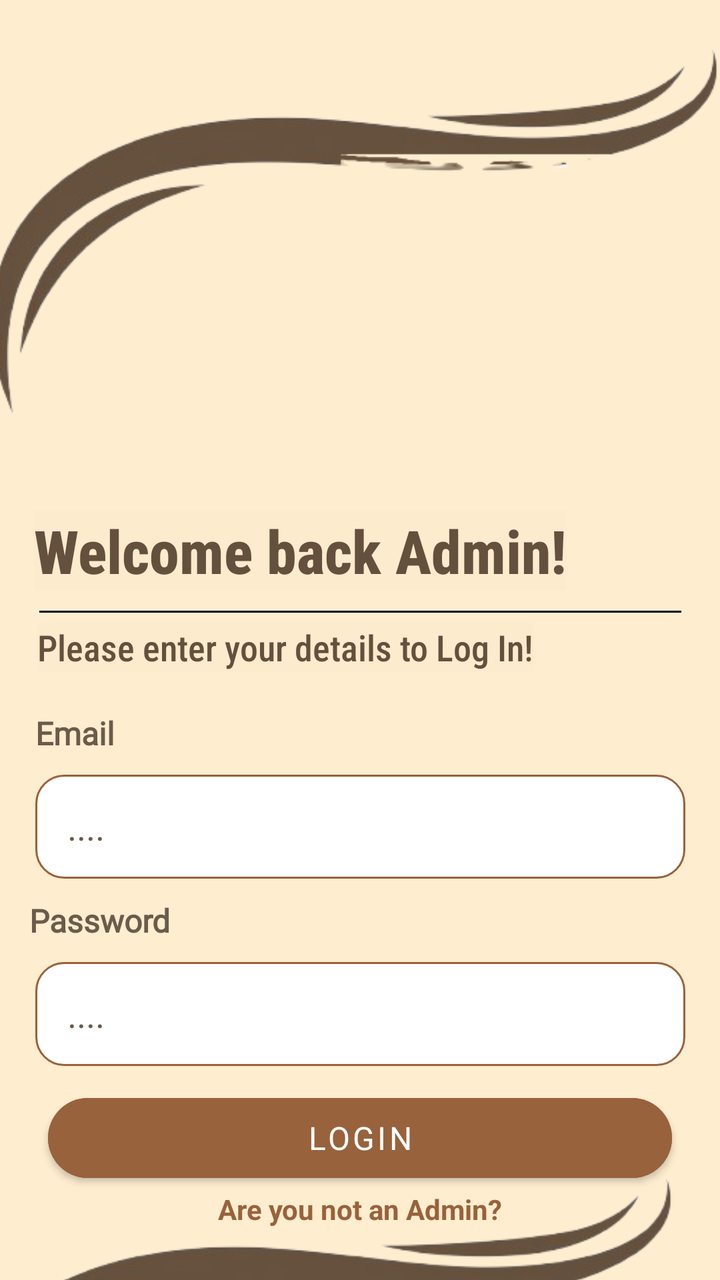
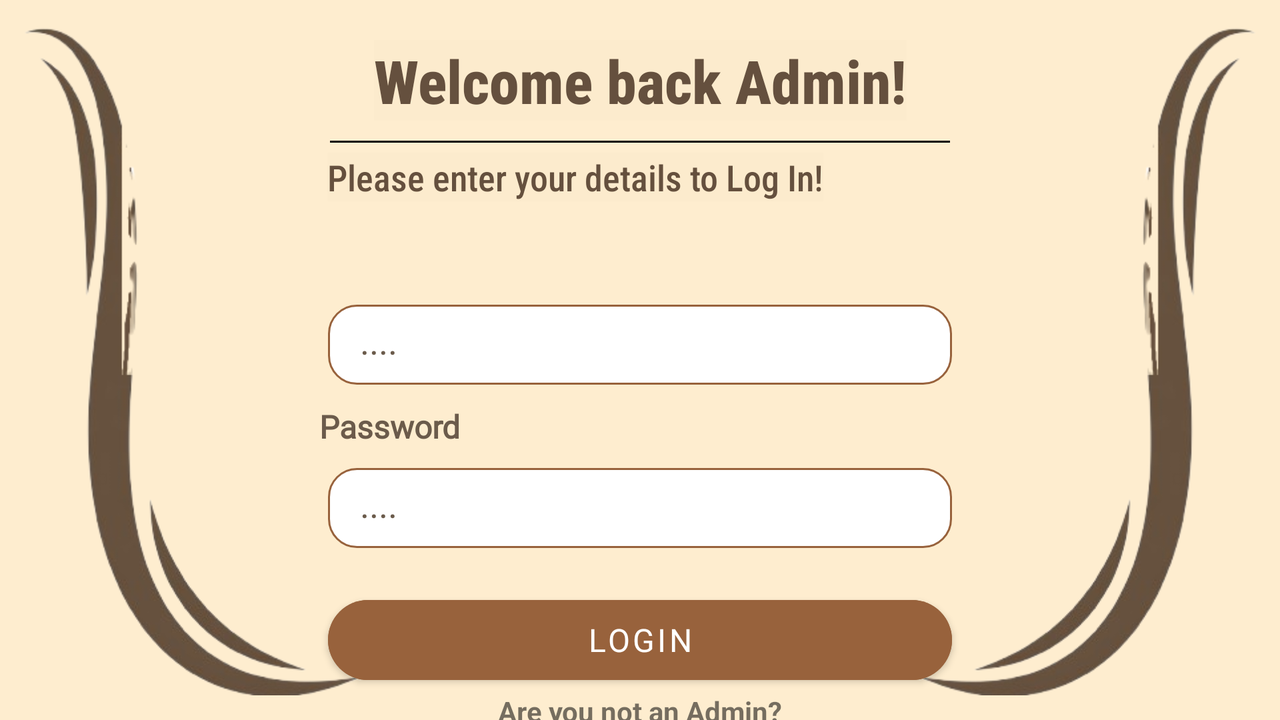

One screen, two layout resources from the same app: the default and the repository's alternative for another configuration. Each is rendered where Android would select it; the XML of both is given below.
<!-- AndroidManifest.xml: activity theme Theme.TechnicalSumm2 -->
<!-- res/layout/activity_login.xml -->
<?xml version="1.0" encoding="utf-8"?>
<androidx.constraintlayout.widget.ConstraintLayout xmlns:android="http://schemas.android.com/apk/res/android"
    xmlns:app="http://schemas.android.com/apk/res-auto"
    xmlns:tools="http://schemas.android.com/tools"
    android:id="@+id/main"
    android:layout_width="match_parent"
    android:layout_height="match_parent"
    tools:context=".LoginActivity">


    <EditText
        android:id="@+id/etEmail5"
        android:layout_width="325dp"
        android:layout_height="wrap_content"
        android:layout_marginTop="10dp"
        android:autofillHints="emailAddress"
        android:background="@drawable/edittext_background"
        android:ems="10"
        android:fontFamily="@font/acme"
        android:hint="@string/etEmailHint"
        android:inputType="textEmailAddress"
        android:minHeight="52dp"
        android:paddingHorizontal="16dp"
        android:paddingVertical="10dp"
        android:textColor="@color/textPrimary"
        android:textColorHint="@color/textSecondary"
        app:layout_constraintEnd_toEndOf="parent"
        app:layout_constraintStart_toStartOf="parent"
        app:layout_constraintTop_toBottomOf="@+id/tvEmailLogin"
        tools:ignore="DuplicateSpeakableTextCheck" />


    <EditText
        android:id="@+id/etPassword2"
        android:layout_width="325dp"
        android:layout_height="wrap_content"
        android:layout_marginTop="10dp"
        android:autofillHints="password"
        android:background="@drawable/edittext_background"
        android:ems="10"
        android:fontFamily="@font/acme"
        android:hint="@string/etPasswordHint"
        android:inputType="textPassword"
        android:minHeight="52dp"
        android:paddingHorizontal="16dp"
        android:paddingVertical="10dp"
        android:textColor="@color/textPrimary"
        android:textColorHint="@color/textSecondary"
        app:layout_constraintEnd_toEndOf="parent"
        app:layout_constraintStart_toStartOf="parent"
        app:layout_constraintTop_toBottomOf="@+id/tvPassword3" />


    <TextView
        android:id="@+id/tvRegisterPage2"
        android:layout_width="wrap_content"
        android:layout_height="wrap_content"
        android:text="@string/GoBackToUserLogin"
        app:layout_constraintEnd_toEndOf="parent"
        app:layout_constraintStart_toStartOf="parent"
        app:layout_constraintTop_toBottomOf="@+id/btLogin"
        android:clickable="true"
        android:focusable="true"
        android:textColor="@color/primaryBrown"
        android:textStyle="bold"/>


    <TextView
        android:id="@+id/txtLoginMain"
        android:layout_width="wrap_content"
        android:layout_height="wrap_content"
        android:layout_marginTop="30dp"
        android:layout_marginEnd="60dp"
        android:background="#FCEBCD"
        android:fontFamily="sans-serif-condensed-medium"
        android:text="@string/LoginHeaderText"
        android:textColor="@color/LoginColor"
        android:textSize="30sp"
        android:textStyle="bold"
        app:layout_constraintEnd_toEndOf="parent"
        app:layout_constraintStart_toStartOf="parent"
        app:layout_constraintTop_toBottomOf="@+id/imageView6" />


    <TextView
        android:id="@+id/txtLoginSub"
        android:layout_width="wrap_content"
        android:layout_height="wrap_content"
        android:layout_marginTop="5dp"
        android:layout_marginEnd="75dp"
        android:background="#FCEBCD"
        android:fontFamily="sans-serif-condensed-medium"
        android:text="@string/LoginDescText"
        android:textColor="@color/LoginColor"
        android:textSize="18sp"
        android:textStyle="normal"
        app:layout_constraintEnd_toEndOf="parent"
        app:layout_constraintStart_toStartOf="parent"
        app:layout_constraintTop_toBottomOf="@+id/divider2" />


    <View
        android:id="@+id/divider2"
        android:layout_width="321dp"
        android:layout_height="1dp"
        android:layout_marginTop="10dp"
        android:background="@color/primaryBrown"
        android:backgroundTint="#000000"
        app:layout_constraintEnd_toEndOf="parent"
        app:layout_constraintStart_toStartOf="parent"
        app:layout_constraintTop_toBottomOf="@+id/txtLoginMain" />


    <Button
        android:id="@+id/btLogin"
        android:layout_width="312dp"
        android:layout_height="wrap_content"
        android:layout_marginTop="10dp"
        android:backgroundTint="@color/primaryBrown"
        android:fontFamily="@font/acme"
        android:minHeight="52dp"
        android:text="@string/btLogin"
        android:textSize="16sp"
        app:cornerRadius="20dp"
        app:layout_constraintEnd_toEndOf="parent"
        app:layout_constraintStart_toStartOf="parent"
        app:layout_constraintTop_toBottomOf="@+id/etPassword2"
        tools:ignore="VisualLintButtonSize" />


    <TextView
        android:id="@+id/tvEmailLogin"
        android:layout_width="wrap_content"
        android:layout_height="wrap_content"
        android:layout_marginTop="20dp"
        android:layout_marginEnd="285dp"
        android:fontFamily="@font/acme"
        android:text="@string/etEmailLogin"
        android:textColor="@color/textSecondary"
        android:textSize="16sp"
        android:textStyle="bold"
        app:layout_constraintEnd_toEndOf="parent"
        app:layout_constraintStart_toStartOf="parent"
        app:layout_constraintTop_toBottomOf="@+id/txtLoginSub" />


    <TextView
        android:id="@+id/tvPassword3"
        android:layout_width="wrap_content"
        android:layout_height="wrap_content"
        android:layout_marginTop="10dp"
        android:layout_marginEnd="260dp"
        android:fontFamily="@font/acme"
        android:text="@string/etPasswordLogin"
        android:textColor="@color/textSecondary"
        android:textSize="16sp"
        android:textStyle="bold"
        app:layout_constraintEnd_toEndOf="parent"
        app:layout_constraintStart_toStartOf="parent"
        app:layout_constraintTop_toBottomOf="@+id/etEmail5" />


    <ImageView
        android:id="@+id/imageView2"
        android:layout_width="364dp"
        android:layout_height="225dp"
        android:layout_marginTop="100dp"
        android:layout_marginEnd="50dp"
        app:layout_constraintBottom_toBottomOf="parent"
        app:layout_constraintEnd_toEndOf="parent"
        app:layout_constraintStart_toStartOf="parent"
        app:layout_constraintTop_toBottomOf="@+id/tvRegisterPage2"
        app:srcCompat="@drawable/swoosh" />


    <ImageView
        android:id="@+id/imageView6"
        android:layout_width="364dp"
        android:layout_height="225dp"
        android:layout_marginStart="80dp"
        app:layout_constraintBottom_toTopOf="@+id/txtLoginMain"
        app:layout_constraintEnd_toEndOf="parent"
        app:layout_constraintHorizontal_bias="1.0"
        app:layout_constraintStart_toStartOf="parent"
        app:layout_constraintTop_toTopOf="parent"
        app:srcCompat="@drawable/swoosh" />


</androidx.constraintlayout.widget.ConstraintLayout>
<!-- resources referenced by this layout -->
<resources>
  <color name="LoginColor">#65503E</color>
  <color name="primaryBrown">#98623C</color>
  <color name="textPrimary">#2E2E2E</color>
  <color name="textSecondary">#6B5B4B</color>
  <!-- drawable edittext_background (drawable) -->
  <?xml version="1.0" encoding="utf-8"?>
  <shape xmlns:android="http://schemas.android.com/apk/res/android">
  
      <solid android:color="@color/editTextBackground"/>
  
      <corners android:radius="14dp"/>
  
      <stroke
          android:width="1dp"
          android:color="@color/editTextBorder"/>
  
  </shape>
  <!-- drawable swoosh: png bitmap (drawable, 33213 bytes) -->
  <string name="GoBackToUserLogin">Are you not an Admin?</string>
  <string name="LoginDescText">Please enter your details to Log In!</string>
  <string name="LoginHeaderText">Welcome back Admin!</string>
  <string name="btLogin">Login</string>
  <string name="etEmailHint">....</string>
  <string name="etEmailLogin">Email</string>
  <string name="etPasswordHint">....</string>
  <string name="etPasswordLogin">Password</string>
  <style name="Theme.TechnicalSumm2" parent="Theme.MaterialComponents.DayNight.NoActionBar">
  
          
          <item name="colorPrimary">@color/primaryBrown</item>
          <item name="colorPrimaryVariant">@color/primaryBrown</item>
          <item name="colorOnPrimary">@color/white</item>
  
          
          <item name="colorSecondary">@color/primaryBrown</item>
          <item name="colorSecondaryVariant">@color/primaryBrown</item>
          <item name="colorOnSecondary">@color/white</item>
  
          
          <item name="android:windowBackground">@color/background</item>
  
          
          <item name="android:statusBarColor">@color/primaryBrown</item>
  
      </style>
  <color name="editTextBackground">#FFFFFF</color>
  <color name="editTextBorder">#98623C</color>
  <color name="white">#FFFFFFFF</color>
  <color name="background">#FEEDCF</color>
</resources>
<!-- res/layout-land/activity_login.xml (the repository's variant of the layout above) -->
<!-- drawn on the phone turned sideways -->
<?xml version="1.0" encoding="utf-8"?>
<androidx.constraintlayout.widget.ConstraintLayout xmlns:android="http://schemas.android.com/apk/res/android"
    xmlns:app="http://schemas.android.com/apk/res-auto"
    xmlns:tools="http://schemas.android.com/tools"
    android:id="@+id/main"
    android:layout_width="match_parent"
    android:layout_height="match_parent"
    tools:context=".LoginActivity">


    <EditText
        android:id="@+id/etEmail5"
        android:layout_width="312dp"
        android:layout_height="40dp"
        android:layout_marginTop="10dp"
        android:autofillHints="emailAddress"
        android:background="@drawable/edittext_background"
        android:ems="10"
        android:fontFamily="@font/acme"
        android:hint="@string/etEmailHint"
        android:inputType="textEmailAddress"
        android:minHeight="52dp"
        android:paddingHorizontal="16dp"
        android:paddingVertical="10dp"
        android:textColor="@color/textPrimary"
        android:textColorHint="@color/textSecondary"
        app:layout_constraintEnd_toStartOf="@+id/imageView7"
        app:layout_constraintStart_toEndOf="@+id/imageView5"
        app:layout_constraintTop_toBottomOf="@+id/tvEmailLogin" />


    <EditText
        android:id="@+id/etPassword2"
        android:layout_width="312dp"
        android:layout_height="40dp"
        android:layout_marginTop="10dp"
        android:autofillHints="password"
        android:background="@drawable/edittext_background"
        android:ems="10"
        android:fontFamily="@font/acme"
        android:hint="@string/etPasswordHint"
        android:inputType="textPassword"
        android:minHeight="52dp"
        android:paddingHorizontal="16dp"
        android:paddingVertical="10dp"
        android:textColor="@color/textPrimary"
        android:textColorHint="@color/textSecondary"
        app:layout_constraintEnd_toStartOf="@+id/imageView7"
        app:layout_constraintStart_toEndOf="@+id/imageView5"
        app:layout_constraintTop_toBottomOf="@+id/tvPassword3" />


    <ImageView
        android:id="@+id/imageView5"
        android:layout_width="187dp"
        android:layout_height="335dp"
        android:rotation="360"
        app:layout_constraintBottom_toBottomOf="parent"
        app:layout_constraintStart_toStartOf="parent"
        app:layout_constraintTop_toTopOf="parent"
        app:srcCompat="@drawable/swooshland" />


    <ImageView
        android:id="@+id/imageView7"
        android:layout_width="187dp"
        android:layout_height="335dp"
        android:rotation="0"
        android:rotationY="-180"
        app:layout_constraintBottom_toBottomOf="parent"
        app:layout_constraintEnd_toEndOf="parent"
        app:layout_constraintTop_toTopOf="parent"
        app:srcCompat="@drawable/swooshland" />


    <TextView
        android:id="@+id/txtLoginMain"
        android:layout_width="wrap_content"
        android:layout_height="wrap_content"
        android:layout_marginTop="20dp"
        android:background="#FCEBCD"
        android:fontFamily="sans-serif-condensed-medium"
        android:text="@string/LoginHeaderText"
        android:textColor="@color/LoginColor"
        android:textSize="30sp"
        android:textStyle="bold"
        app:layout_constraintEnd_toStartOf="@+id/imageView7"
        app:layout_constraintStart_toEndOf="@+id/imageView5"
        app:layout_constraintTop_toTopOf="parent" />


    <Button
        android:id="@+id/btLogin"
        android:layout_width="312dp"
        android:layout_height="wrap_content"
        android:layout_marginTop="20dp"
        android:backgroundTint="@color/primaryBrown"
        android:fontFamily="@font/acme"
        android:minHeight="52dp"
        android:text="@string/btLogin"
        android:textSize="16sp"
        app:cornerRadius="20dp"
        app:layout_constraintEnd_toStartOf="@+id/imageView7"
        app:layout_constraintStart_toEndOf="@+id/imageView5"
        app:layout_constraintTop_toBottomOf="@+id/etPassword2"
        tools:ignore="VisualLintButtonSize" />


    <TextView
        android:id="@+id/tvPassword3"
        android:layout_width="wrap_content"
        android:layout_height="wrap_content"
        android:layout_marginTop="10dp"
        android:layout_marginEnd="250dp"
        android:fontFamily="@font/acme"
        android:text="@string/etPasswordLogin"
        android:textColor="@color/textSecondary"
        android:textSize="16sp"
        android:textStyle="bold"
        app:layout_constraintEnd_toStartOf="@+id/imageView7"
        app:layout_constraintStart_toEndOf="@+id/imageView5"
        app:layout_constraintTop_toBottomOf="@+id/etEmail5" />


    <TextView
        android:id="@+id/tvEmailLogin"
        android:layout_width="wrap_content"
        android:layout_height="wrap_content"
        android:layout_marginTop="20dp"
        android:layout_marginEnd="275dp"
        android:fontFamily="@font/acme"
        android:text="@string/etEmailLogin"
        android:textColor="@color/textSecondary"
        android:textSize="16sp"
        android:textStyle="bold"
        app:layout_constraintEnd_toStartOf="@+id/imageView7"
        app:layout_constraintStart_toEndOf="@+id/imageView5"
        app:layout_constraintTop_toBottomOf="@+id/txtLoginSub" />


    <TextView
        android:id="@+id/txtLoginSub"
        android:layout_width="wrap_content"
        android:layout_height="wrap_content"
        android:layout_marginTop="5dp"
        android:layout_marginEnd="65dp"
        android:background="#FCEBCD"
        android:fontFamily="sans-serif-condensed-medium"
        android:text="@string/LoginDescText"
        android:textColor="@color/LoginColor"
        android:textSize="18sp"
        android:textStyle="normal"
        app:layout_constraintEnd_toStartOf="@+id/imageView7"
        app:layout_constraintStart_toEndOf="@+id/imageView5"
        app:layout_constraintTop_toBottomOf="@+id/divider2" />


    <View
        android:id="@+id/divider2"
        android:layout_width="310dp"
        android:layout_height="1dp"
        android:layout_marginTop="10dp"
        android:background="@color/primaryBrown"
        android:backgroundTint="#000000"
        app:layout_constraintEnd_toStartOf="@+id/imageView7"
        app:layout_constraintStart_toEndOf="@+id/imageView5"
        app:layout_constraintTop_toBottomOf="@+id/txtLoginMain" />


    <TextView
        android:id="@+id/tvRegisterPage2"
        android:layout_width="wrap_content"
        android:layout_height="wrap_content"
        android:text="@string/GoBackToUserLogin"
        android:textStyle="bold"
        app:layout_constraintEnd_toStartOf="@+id/imageView7"
        app:layout_constraintStart_toEndOf="@+id/imageView5"
        app:layout_constraintTop_toBottomOf="@+id/btLogin" />


</androidx.constraintlayout.widget.ConstraintLayout>
<!-- resources referenced by the variant -->
<!-- as the phone turned sideways resolves them -->
<resources>
  <color name="LoginColor">#65503E</color>
  <color name="primaryBrown">#98623C</color>
  <color name="textPrimary">#2E2E2E</color>
  <color name="textSecondary">#6B5B4B</color>
  <!-- drawable edittext_background (drawable) -->
  <?xml version="1.0" encoding="utf-8"?>
  <shape xmlns:android="http://schemas.android.com/apk/res/android">
  
      <solid android:color="@color/editTextBackground"/>
  
      <corners android:radius="14dp"/>
  
      <stroke
          android:width="1dp"
          android:color="@color/editTextBorder"/>
  
  </shape>
  <!-- drawable swooshland: png bitmap (drawable, 35468 bytes) -->
  <string name="GoBackToUserLogin">Are you not an Admin?</string>
  <string name="LoginDescText">Please enter your details to Log In!</string>
  <string name="LoginHeaderText">Welcome back Admin!</string>
  <string name="btLogin">Login</string>
  <string name="etEmailHint">....</string>
  <string name="etEmailLogin">Email</string>
  <string name="etPasswordHint">....</string>
  <string name="etPasswordLogin">Password</string>
  <style name="Theme.TechnicalSumm2" parent="Theme.MaterialComponents.DayNight.NoActionBar">
  
          
          <item name="colorPrimary">@color/primaryBrown</item>
          <item name="colorPrimaryVariant">@color/primaryBrown</item>
          <item name="colorOnPrimary">@color/white</item>
  
          
          <item name="colorSecondary">@color/primaryBrown</item>
          <item name="colorSecondaryVariant">@color/primaryBrown</item>
          <item name="colorOnSecondary">@color/white</item>
  
          
          <item name="android:windowBackground">@color/background</item>
  
          
          <item name="android:statusBarColor">@color/primaryBrown</item>
  
      </style>
  <color name="editTextBackground">#FFFFFF</color>
  <color name="editTextBorder">#98623C</color>
  <color name="white">#FFFFFFFF</color>
  <color name="background">#FEEDCF</color>
</resources>
